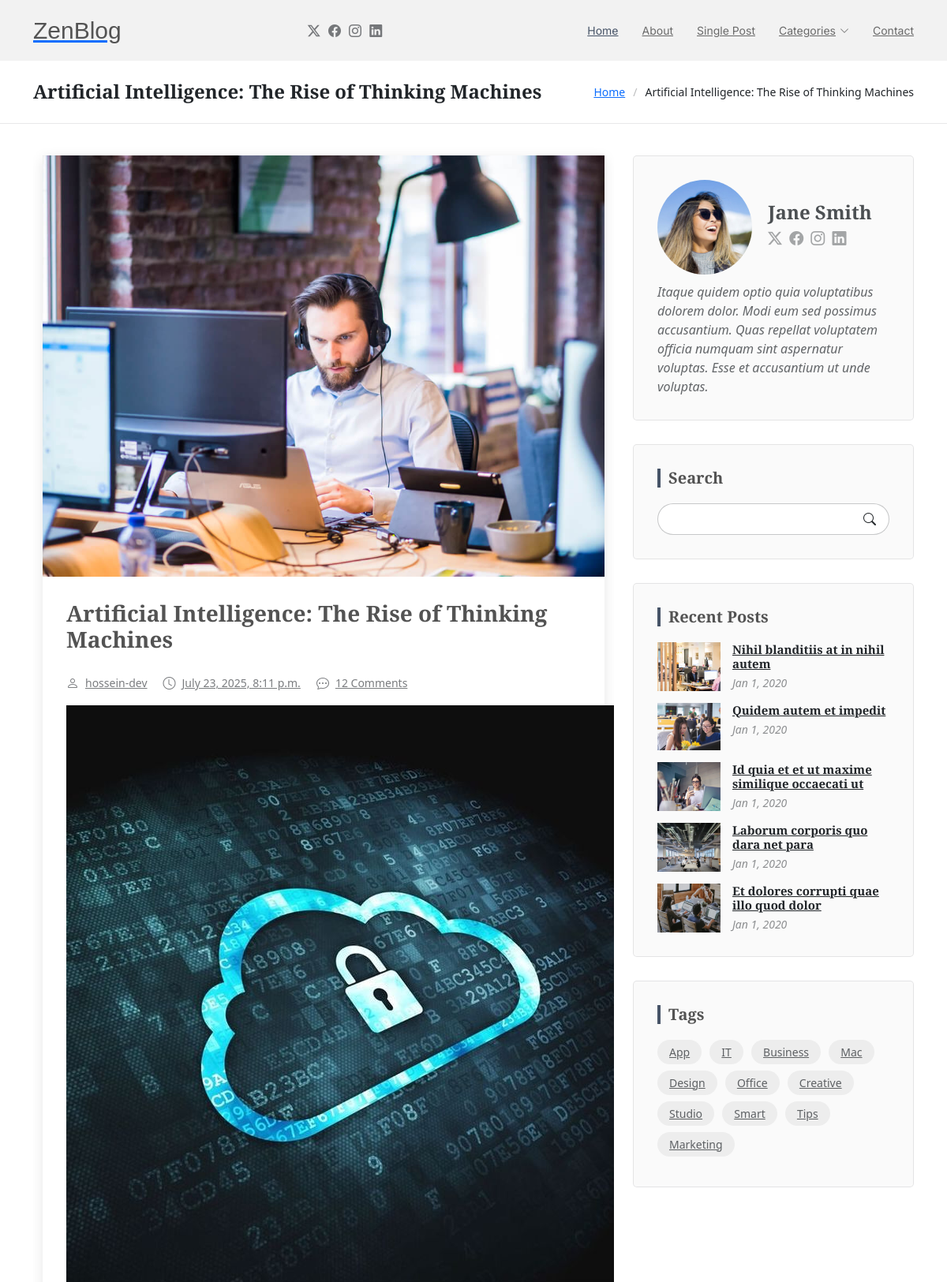
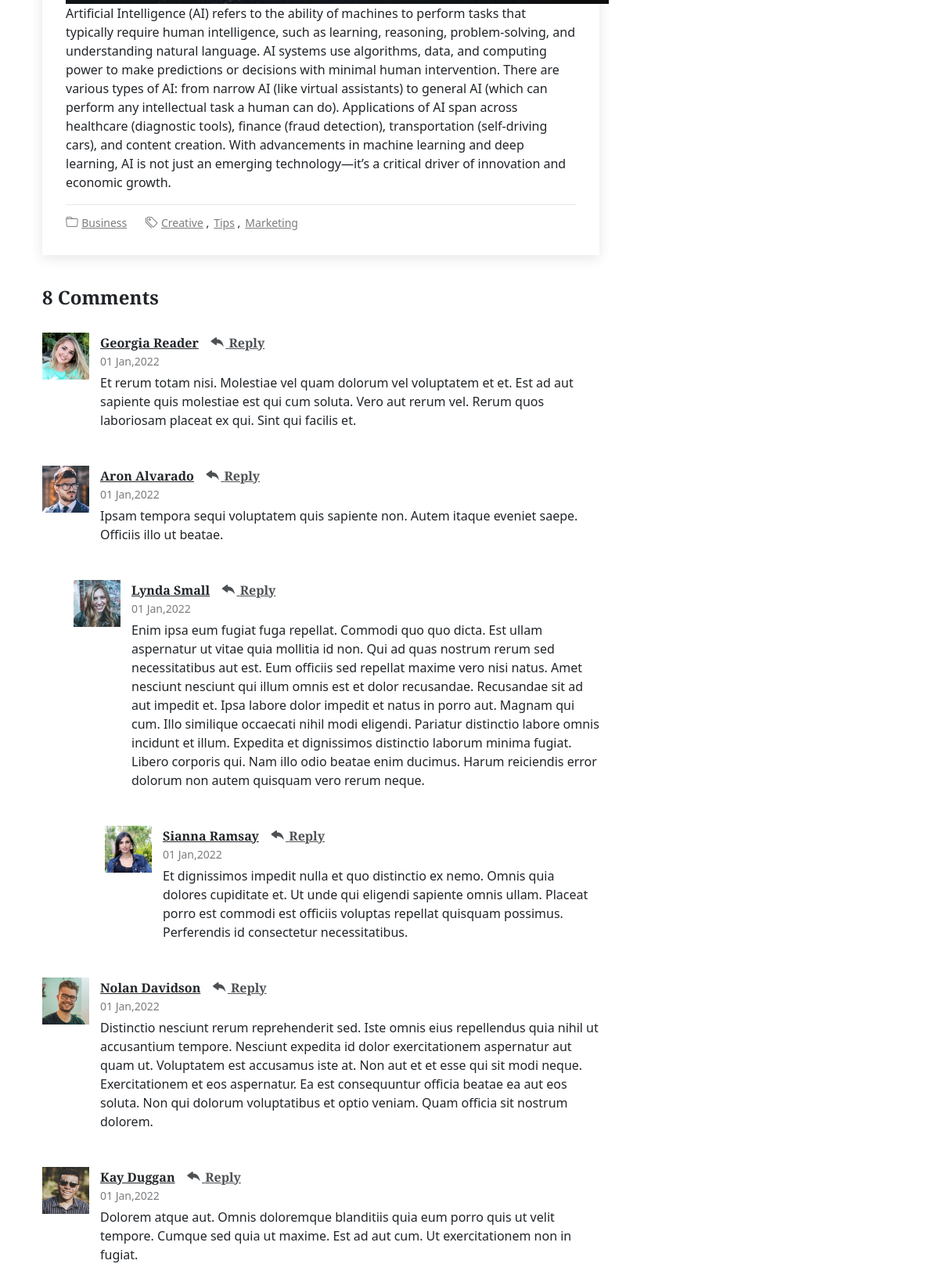
Page /blog/posts-details/2 (upper part) on the committed database (2 pictures, top to bottom).
### blog/models.py (models this page shows, shortened)
class Post(models.Model):
    CATEGORY_CHOICES = (
        ("Culture", "Culture"),
        ("Business", "Business"),
        ("Lifestyle", "Lifestyle"),
        ("Technology", "Technology"),
    )
    class Status(models.TextChoices):
        DRAFT = "DF", "Draft"
        PUBLISHED = "PB", "Published"
        REJECTED = "RJ", "Rejected"
    title=models.CharField(max_length=250)
    meta_description=models.TextField()
    content = models.TextField(default="no description")
    slug=models.CharField(max_length=250)
    id=models.AutoField(primary_key=True)
    category=models.CharField(choices=CATEGORY_CHOICES,default="cul")
    status=models.CharField(choices=Status,default="DF",max_length=2)
    auther=models.ForeignKey(User,on_delete=models.CASCADE,related_name="auther")
    publish = models.DateTimeField(default=timezone.now)
    create = models.DateTimeField(auto_now_add=True)
    update = models.DateTimeField(auto_now=True)
    published=PubishedManeger()
    objects=models.Manager()
    class Meta:
        ordering = ["-publish"]
        indexes = [
            models.Index(fields=["-publish"])
        ]

class PostImage(models.Model):
    post=models.ForeignKey(Post,on_delete=models.CASCADE,related_name="images")
    image_field=models.ImageField(upload_to="post_image")
    title = models.CharField(max_length=250,default="image")

### blog/views.py (the view)
# urls.py: path("posts-details/<pk>",views.post_details,name="post_details")
def post_details(request,pk):
    post = get_object_or_404(Post, id=pk, status=Post.Status.PUBLISHED)
    return render(request,"blog/post_details.html",{"post":post})

### blog/models.py (called while the page is built)
    def get_queryset(self):
        return super().get_queryset().filter(status=Post.Status.PUBLISHED)

### blog/templates/blog/post_details.html (shortened to what this page needs)
{% extends 'parent/base.html' %}
{% block content %}
<main class="main">
    <div class="page-title">
      <div class="container d-lg-flex justify-content-between align-items-center">
        <h1 class="mb-2 mb-lg-0">{{post.title}}</h1>
        <nav class="breadcrumbs">
          <ol>
            <li><a href="index.html">Home</a></li>
            <li class="current">{{post.title}}</li>
          </ol>
        </nav>
      </div>
    </div>
    <div class="container">
      <div class="row">
        <div class="col-lg-8">
          <section id="blog-details" class="blog-details section">
            <div class="container">
              <article class="article">
                <div class="post-img">
                  <img src="assets/img/blog/blog-1.jpg" alt="" class="img-fluid">
                </div>
                <h2 class="title">{{post.title}}</h2>
                <div class="meta-top">
                  <ul>
                    <li class="d-flex align-items-center"><i class="bi bi-person"></i> <a href="blog-details.html">{{post.auther}}</a></li>
                    <li class="d-flex align-items-center"><i class="bi bi-clock"></i> <a href="blog-details.html"><time datetime="2020-01-01">{{post.create}}</time></a></li>
                    <li class="d-flex align-items-center"><i class="bi bi-chat-dots"></i> <a href="blog-details.html">12 Comments</a></li>
                  </ul>
                </div>
                <div class="content">
                  <img src="{{ post.images.first.image_field.url }}">
                  <p>{{post.content}}</p>
                </div>
                <div class="meta-bottom">
                  <i class="bi bi-folder"></i>
                  <ul class="cats">
                    <li><a href="#">Business</a></li>
                  </ul>
                  <i class="bi bi-tags"></i>
                  <ul class="tags">
                    <li><a href="#">Creative</a></li>
                    <li><a href="#">Tips</a></li>
                    <li><a href="#">Marketing</a></li>
                  </ul>
                </div>
              </article>
            </div>
          </section>
          <section id="blog-comments" class="blog-comments section">
            <div class="container">
              <h4 class="comments-count">8 Comments</h4>
              <div id="comment-1" class="comment">
                <div class="d-flex">
                  <div class="comment-img"><img src="assets/img/blog/comments-1.jpg" alt=""></div>
                  <div>
                    <h5><a href="">Georgia Reader</a> <a href="#" class="reply"><i class="bi bi-reply-fill"></i> Reply</a></h5>
                    <time datetime="2020-01-01">01 Jan,2022</time>
                    <p>
                      Et rerum totam nisi. Molestiae vel quam dolorum vel voluptatem et et. Est ad aut sapiente quis molestiae est qui cum soluta.
                      Vero aut rerum vel. Rerum quos laboriosam placeat ex qui. Sint qui facilis et.
                    </p>
                  </div>
                </div>
              </div>
              <div id="comment-2" class="comment">
                <div class="d-flex">
                  <div class="comment-img"><img src="assets/img/blog/comments-2.jpg" alt=""></div>
                  <div>
                    <h5><a href="">Aron Alvarado</a> <a href="#" class="reply"><i class="bi bi-reply-fill"></i> Reply</a></h5>
                    <time datetime="2020-01-01">01 Jan,2022</time>
                    <p>
                      Ipsam tempora sequi voluptatem quis sapiente non. Autem itaque eveniet saepe. Officiis illo ut beatae.
                    </p>
                  </div>
                </div>
                <div id="comment-reply-1" class="comment comment-reply">
                  <div class="d-flex">
                    <div class="comment-img"><img src="assets/img/blog/comments-3.jpg" alt=""></div>
                    <div>
                      <h5><a href="">Lynda Small</a> <a href="#" class="reply"><i class="bi bi-reply-fill"></i> Reply</a></h5>
                      <time datetime="2020-01-01">01 Jan,2022</time>
                      <p>
                        Enim ipsa eum fugiat fuga repellat. Commodi quo quo dicta. Est ullam aspernatur ut vitae quia mollitia id non. Qui ad quas nostrum rerum sed necessitatibus aut est. Eum officiis sed repellat maxime vero nisi natus. Amet nesciunt nesciunt qui illum omnis est et dolor recusandae.
                        Recusandae sit ad aut impedit et. Ipsa labore dolor impedit et natus in porro aut. Magnam qui cum. Illo similique occaecati nihil modi eligendi. Pariatur distinctio labore omnis incidunt et illum. Expedita et dignissimos distinctio laborum minima fugiat.
                        Libero corporis qui. Nam illo odio beatae enim ducimus. Harum reiciendis error dolorum non autem quisquam vero rerum neque.
                      </p>
                    </div>
                  </div>
                  <div id="comment-reply-2" class="comment comment-reply">
                    <div class="d-flex">
                      <div class="comment-img"><img src="assets/img/blog/comments-4.jpg" alt=""></div>
                      <div>
                        <h5><a href="">Sianna Ramsay</a> <a href="#" class="reply"><i class="bi bi-reply-fill"></i> Reply</a></h5>
                        <time datetime="2020-01-01">01 Jan,2022</time>
                        <p>
                          Et dignissimos impedit nulla et quo distinctio ex nemo. Omnis quia dolores cupiditate et. Ut unde qui eligendi sapiente omnis ullam. Placeat porro est commodi est officiis voluptas repellat quisquam possimus. Perferendis id consectetur necessitatibus.
                        </p>
                      </div>
                    </div>
                  </div>
                </div>
              </div>
              <div id="comment-3" class="comment">
                <div class="d-flex">
                  <div class="comment-img"><img src="assets/img/blog/comments-5.jpg" alt=""></div>
                  <div>
                    <h5><a href="">Nolan Davidson</a> <a href="#" class="reply"><i class="bi bi-reply-fill"></i> Reply</a></h5>
                    <time datetime="2020-01-01">01 Jan,2022</time>
                    <p>
                      Distinctio nesciunt rerum reprehenderit sed. Iste omnis eius repellendus quia nihil ut accusantium tempore. Nesciunt expedita id dolor exercitationem aspernatur aut quam ut. Voluptatem est accusamus iste at.
                      Non aut et et esse qui sit modi neque. Exercitationem et eos aspernatur. Ea est consequuntur officia beatae ea aut eos soluta. Non qui dolorum voluptatibus et optio veniam. Quam officia sit nostrum dolorem.
                    </p>
                  </div>
                </div>
              </div>
              <div id="comment-4" class="comment">
                <div class="d-flex">
                  <div class="comment-img"><img src="assets/img/blog/comments-6.jpg" alt=""></div>
                  <div>
                    <h5><a href="">Kay Duggan</a> <a href="#" class="reply"><i class="bi bi-reply-fill"></i> Reply</a></h5>
                    <time datetime="2020-01-01">01 Jan,2022</time>
                    <p>
                      Dolorem atque aut. Omnis doloremque blanditiis quia eum porro quis ut velit tempore. Cumque sed quia ut maxime. Est ad aut cum. Ut exercitationem non in fugiat.
                    </p>
                  </div>
                </div>
              </div>
            </div>
          </section>
        </div>
        <div class="col-lg-4 sidebar">
          <div class="widgets-container">
            <div class="blog-author-widget widget-item">
              <div class="d-flex flex-column align-items-center">
                <div class="d-flex align-items-center w-100">
                  <img src="assets/img/blog/blog-author.jpg" class="rounded-circle flex-shrink-0" alt="">
                  <div>
                    <h4>Jane Smith</h4>
                    <div class="social-links">
                      <a href="https://x.com/#"><i class="bi bi-twitter-x"></i></a>
                      <a href="https://facebook.com/#"><i class="bi bi-facebook"></i></a>
                      <a href="https://instagram.com/#"><i class="biu bi-instagram"></i></a>
                      <a href="https://instagram.com/#"><i class="biu bi-linkedin"></i></a>
                    </div>
                  </div>
                </div>
                <p>
                  Itaque quidem optio quia voluptatibus dolorem dolor. Modi eum sed possimus accusantium. Quas repellat voluptatem officia numquam sint aspernatur voluptas. Esse et accusantium ut unde voluptas.
                </p>
              </div>
            </div>
            <div class="search-widget widget-item">
              <h3 class="widget-title">Search</h3>
              <form action="">
                <input type="text">
                <button type="submit" title="Search"><i class="bi bi-search"></i></button>
              </form>
            </div>
            <div class="recent-posts-widget widget-item">
              <h3 class="widget-title">Recent Posts</h3>
              <div class="post-item">
                <img src="assets/img/blog/blog-recent-1.jpg" alt="" class="flex-shrink-0">
                <div>
                  <h4><a href="blog-details.html">Nihil blanditiis at in nihil autem</a></h4>
                  <time datetime="2020-01-01">Jan 1, 2020</time>
                </div>
              </div>
              <div class="post-item">
                <img src="assets/img/blog/blog-recent-2.jpg" alt="" class="flex-shrink-0">
                <div>
                  <h4><a href="blog-details.html">Quidem autem et impedit</a></h4>
                  <time datetime="2020-01-01">Jan 1, 2020</time>
                </div>
              </div>
              <div class="post-item">
                <img src="assets/img/blog/blog-recent-3.jpg" alt="" class="flex-shrink-0">
                <div>
                  <h4><a href="blog-details.html">Id quia et et ut maxime similique occaecati ut</a></h4>
                  <time datetime="2020-01-01">Jan 1, 2020</time>
                </div>
              </div>
              <div class="post-item">
                <img src="assets/img/blog/blog-recent-4.jpg" alt="" class="flex-shrink-0">
                <div>
                  <h4><a href="blog-details.html">Laborum corporis quo dara net para</a></h4>
                  <time datetime="2020-01-01">Jan 1, 2020</time>
                </div>
              </div>
              <div class="post-item">
                <img src="assets/img/blog/blog-recent-5.jpg" alt="" class="flex-shrink-0">
                <div>
                  <h4><a href="blog-details.html">Et dolores corrupti quae illo quod dolor</a></h4>
                  <time datetime="2020-01-01">Jan 1, 2020</time>
                </div>
              </div>
            </div>
            <div class="tags-widget widget-item">
              <h3 class="widget-title">Tags</h3>
              <ul>
                <li><a href="#">App</a></li>
                <li><a href="#">IT</a></li>
                <li><a href="#">Business</a></li>
                <li><a href="#">Mac</a></li>
                <li><a href="#">Design</a></li>
                <li><a href="#">Office</a></li>
                <li><a href="#">Creative</a></li>
                <li><a href="#">Studio</a></li>
                <li><a href="#">Smart</a></li>
                <li><a href="#">Tips</a></li>
                <li><a href="#">Marketing</a></li>
              </ul>
            </div>
          </div>
        </div>
      </div>
    </div>
  </main>
{% endblock %}

### blog/templates/parent/base.html (shortened to what this page needs)
{% load static %}
<!DOCTYPE html>
<html lang="en">
<head>
    <link rel="stylesheet" type="text/css" href="{% static 'css/base.css' %}">
<link rel="stylesheet" href="{% static 'assets/vendor/bootstrap/css/bootstrap.min.css' %}">
<link rel="stylesheet" href="{% static 'assets/vendor/bootstrap-icons/bootstrap-icons.css' %}">
<link rel="stylesheet" href="{% static 'assets/vendor/aos/aos.css' %}">
<link rel="stylesheet" href="{% static 'assets/vendor/swiper/swiper-bundle.min.css' %}">
<link href="https://cdn.jsdelivr.net/npm/aos@2.3.4/dist/aos.css" rel="stylesheet">
</head>
<body>
    {% include 'partials/header.html' %}
    {% block content %}{% endblock %}
</body>
</html>

### blog/templates/partials/header.html (shortened to what this page needs)
{% block content %}
<header id="header" class="header d-flex align-items-center sticky-top">
    <div class="container position-relative d-flex align-items-center justify-content-between">
      <a href="index.html" class="logo d-flex align-items-center me-auto me-xl-0">
        <h1 class="sitename">ZenBlog</h1>
      </a>
      <nav id="navmenu" class="navmenu">
        <ul>
          <li><a href="index.html" class="active">Home</a></li>
          <li><a href="about.html">About</a></li>
          <li><a href="single-post.html">Single Post</a></li>
          <li class="dropdown"><a href="#"><span>Categories</span> <i class="bi bi-chevron-down toggle-dropdown"></i></a>
          </li>
          <li><a href="contact.html">Contact</a></li>
        </ul>
      </nav>
      <div class="header-social-links">
        <a href="#" class="twitter"><i class="bi bi-twitter-x"></i></a>
        <a href="#" class="facebook"><i class="bi bi-facebook"></i></a>
        <a href="#" class="instagram"><i class="bi bi-instagram"></i></a>
        <a href="#" class="linkedin"><i class="bi bi-linkedin"></i></a>
      </div>
    </div>
  </header>
{% endblock %}

### rows in the picture
Post: title "Artificial Intelligence: The Rise of Thinking Machines", auther "hossein-dev", create "July 23, 2025, 8:11 p.m.", images.first.image_field (picture), content "Artificial Intelligence (AI) refers to the ability of machines to perform tasks that typically require human intelligence, such as learning, reasoning, problem-solving, and understanding natural language. AI systems use algorithms, data, and computing power to make predictions or decisions with minimal human intervention. There are various types of AI: from narrow AI (like virtual assistants) to general AI (which can perform any intellectual task a human can do). Applications of AI span across healthcare (diagnostic tools), finance (fraud detection), transportation (self-driving cars), and content creation. With advancements in machine learning and deep learning, AI is not just an emerging…"
